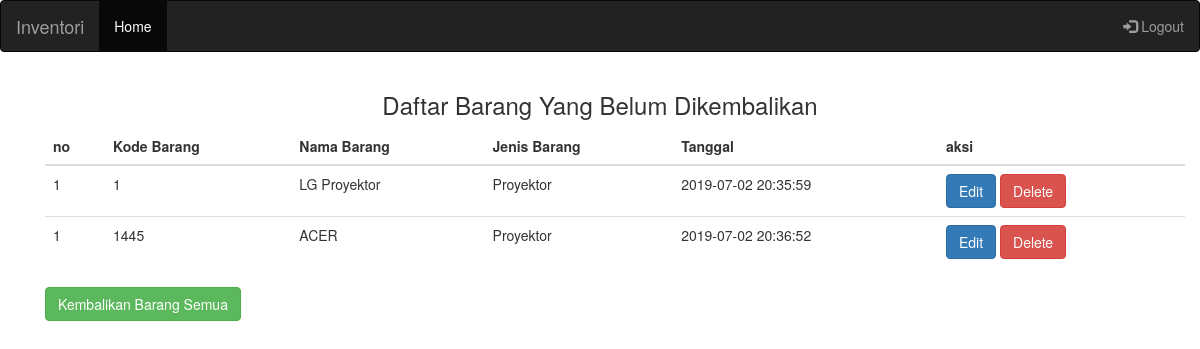
The page /kembalikan_barang.php on the database as committed earlier.
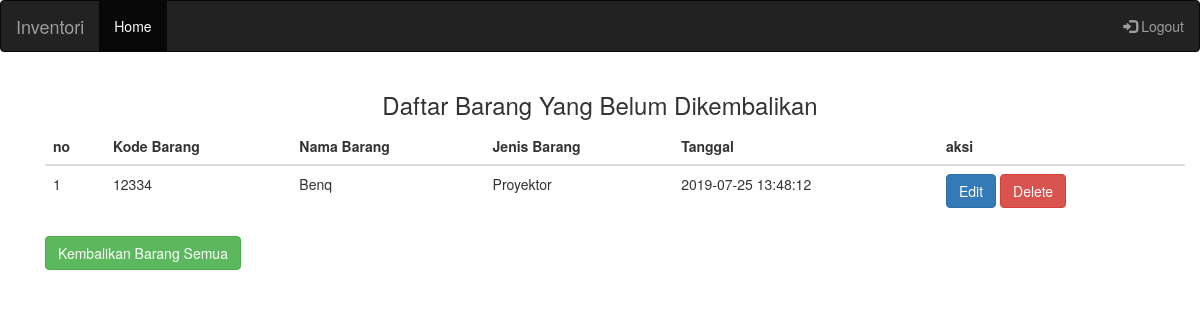
The same page on the database as committed later.
### tables this page shows
CREATE TABLE `pinjam` (
  `id_pinjam` int(11) NOT NULL,
  `username` varchar(10) NOT NULL,
  `kode_barang` int(10) NOT NULL,
  `date` datetime NOT NULL
);

CREATE TABLE `alat` (
  `no` int(100) NOT NULL,
  `kode_barang` int(10) NOT NULL,
  `nama_barang` varchar(20) NOT NULL,
  `jenis_barang` varchar(20) NOT NULL
);

### kembalikan_barang.php (the view, shortened to what this page needs)
<?php
	include  'database.php';
 ?>
<!DOCTYPE html>
<html>
<head>
	<link rel="stylesheet" type="text/css" href="assets/addons/bootstrap-3.3.7/css/bootstrap.min.css">
	<link rel="stylesheet" type="text/css" href="assets/css/style.css">
</head>
<body>
<nav class="navbar navbar-inverse">
  <div class="container-fluid">
    <div class="navbar-header">
      <a class="navbar-brand" href="#">Inventori</a>
    </div>
    <ul class="nav navbar-nav">
      <li class="active"><a href="halaman_pengguna.php">Home</a></li>
          </ul>
    <ul class="nav navbar-nav navbar-right">
            <li><a href="logout.php"><span class="glyphicon glyphicon-log-in"></span> Logout</a></li>
    </ul>
  </div>
</nav>
<div class="container">
		<div class="col-md-4">
        </div>
	<h3 align="center">Daftar Barang Yang Belum Dikembalikan</h3>
<div class="container">
		<table class="table">
			<thead>
				<tr>
					<th>no</th>
					<th>Kode Barang</th>
					<th> Nama Barang </th>
                    <th>Jenis Barang</th>
                    <th>Tanggal</th>
					<th>aksi</th>
				</tr>
			</thead>
			<tbody>
			<?php
				$query = 'select alat.kode_barang, alat.nama_barang,alat.jenis_barang,date from alat INNER JOIN pinjam where alat.kode_barang= pinjam.kode_barang';
				$result = mysqli_query($connection, $query);
				$no = 1;
				while ($data = mysqli_fetch_array($result))
			 	{ ?>
			 	<tr>
                 <td> <?php echo $no;  ?>	</td>
					<td> <?php echo $data['kode_barang'] ?>	</td>
					<td> <?php echo $data['nama_barang'] ?>	</td>
                    <td> <?php echo $data['jenis_barang'] ?></td>
                    <td> <?php echo $data['date'] ?></td>
					<td> <a class="btn btn-primary" href="form_edit.php?id=<?php echo $data['id'] ?>" > Edit</a>
						 <a onclick="return confirm ('apakah yakin ?');" class="btn btn-danger"
						 href="system/delete.php?id= <?php echo $data['id'] ?>"> Delete</a>
					</td>
				</tr>
			<?php }
			 ?>
			</tbody>
		</table>
</div>
<div class="col-md-4">
			<a class="btn btn-success" href="kembalikan.php">
				Kembalikan Barang Semua
			</a>
		</div>
</div>
</body>
</html>

Rows that differ between the two databases and show on the page:
removed pinjam: kode_barang.kode_barang "1", kode_barang.nama_barang "LG Proyektor", kode_barang.jenis_barang "Proyektor", date "2019-07-02 20:35:59"
removed pinjam: kode_barang.kode_barang "1445", kode_barang.nama_barang "ACER", kode_barang.jenis_barang "Proyektor", date "2019-07-02 20:36:52"
added pinjam: kode_barang.kode_barang "12334", kode_barang.nama_barang "Benq", kode_barang.jenis_barang "Proyektor", date "2019-07-25 13:48:12"
